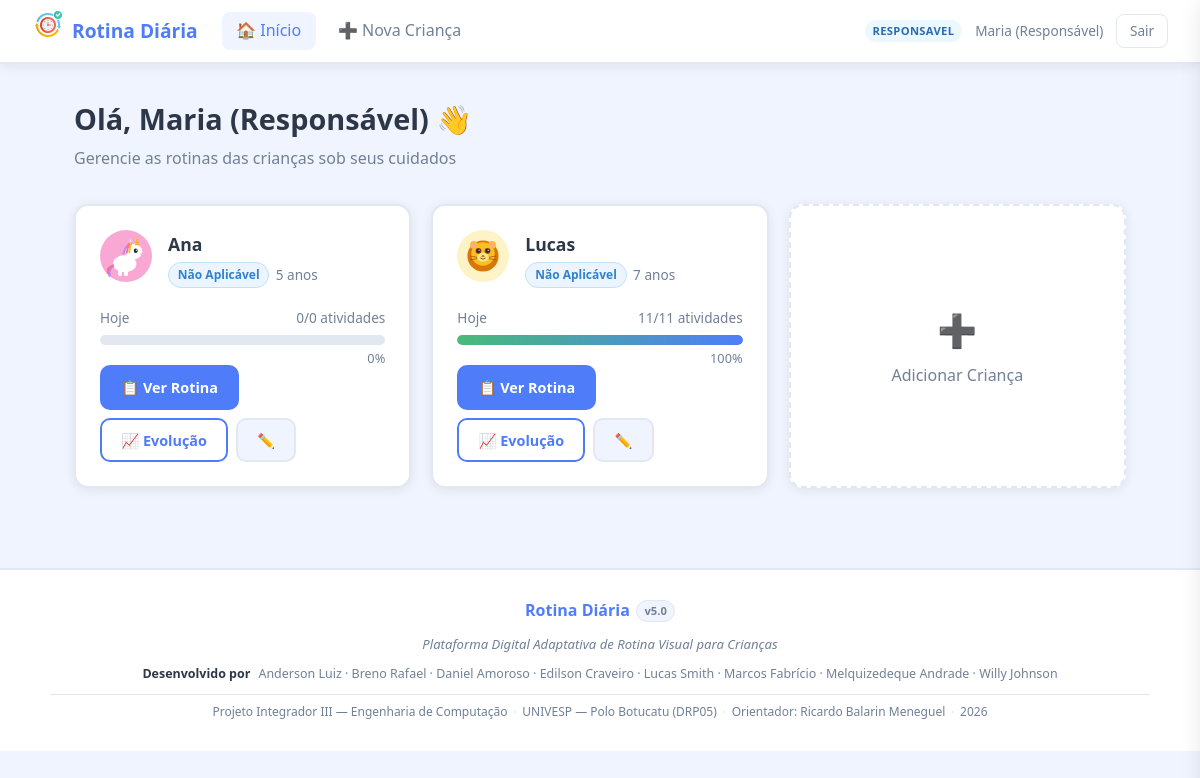
/dashboard (signed in), run on the app's committed database.
### tables this page shows
CREATE TABLE usuarios (
            id        INTEGER PRIMARY KEY AUTOINCREMENT,
            nome      TEXT NOT NULL,
            email     TEXT UNIQUE NOT NULL,
            senha     TEXT NOT NULL,
            perfil    TEXT NOT NULL DEFAULT 'responsavel',
            criado_em TIMESTAMP DEFAULT CURRENT_TIMESTAMP
        );

CREATE TABLE criancas (
            id             INTEGER PRIMARY KEY AUTOINCREMENT,
            nome           TEXT NOT NULL,
            idade          INTEGER,
            nivel_tea      TEXT DEFAULT 'Nível 1',
            observacoes    TEXT,
            responsavel_id INTEGER NOT NULL,
            criado_em      TIMESTAMP DEFAULT CURRENT_TIMESTAMP, foto TEXT, avatar TEXT,
            FOREIGN KEY (responsavel_id) REFERENCES usuarios(id)
        );

### app.py (the view)
@app.route('/dashboard')
def dashboard():
    if 'usuario_id' not in session:
        return redirect(url_for('login'))
    uid = session['usuario_id']
    criancas = criancas_do_usuario(uid)
    hoje = date.today().isoformat()
    db = get_db()
    stats = {}
    for c in criancas:
        total = db.execute(
            'SELECT COUNT(*) as t FROM rotina_itens WHERE crianca_id=?', (c['id'],)).fetchone()['t']
        conc = db.execute(
            'SELECT COUNT(*) as t FROM registros_evolucao WHERE crianca_id=? AND data=? AND concluido=1',
            (c['id'], hoje)).fetchone()['t']
        stats[c['id']] = {'total': total, 'concluidos': conc}
    return render_template('dashboard.html', criancas=criancas, stats=stats, hoje=hoje)

### app.py (called while the page is built)
def criancas_do_usuario(uid):
    db = get_db()
    return db.execute(
        '''SELECT c.*, u.nome AS responsavel_nome,
                  CASE WHEN c.responsavel_id = ? THEN 'dono' ELSE v.papel END AS meu_papel
           FROM criancas c
           JOIN usuarios u ON u.id = c.responsavel_id
           LEFT JOIN vinculos v ON v.crianca_id = c.id AND v.usuario_id = ?
           WHERE c.responsavel_id = ? OR v.usuario_id = ?
           ORDER BY c.nome''',
        (uid, uid, uid, uid)
    ).fetchall()

### database.py (called while the page is built)
def get_db():
    if 'db' not in g:
        g.db = sqlite3.connect(DATABASE)
        g.db.row_factory = sqlite3.Row
        g.db.execute('PRAGMA foreign_keys = ON')
    return g.db

### templates/dashboard.html (shortened to what this page needs)
{% extends "base.html" %}
{% from "avatares.html" import avatar_crianca, svg_avatar %}
{% block content %}
<div class="page-header">
    <h1>Olá, {{ session.usuario_nome }} 👋</h1>
    <p class="page-subtitle">Gerencie as rotinas das crianças sob seus cuidados</p>
</div>
{% if criancas %}
<div class="cards-grid">
    {% for crianca in criancas %}
    {% set s = stats[crianca.id] %}
    {% set pct = ((s.concluidos / s.total * 100)|int) if s.total > 0 else 0 %}
    <div class="crianca-card">
        <div class="crianca-card-header">
            {{ avatar_crianca(crianca) }}
            <div class="crianca-info">
                <h2>{{ crianca.nome }}</h2>
                <div style="display:flex;gap:.4rem;flex-wrap:wrap;align-items:center;margin-top:.25rem">
                    <span class="badge badge-tea">{{ crianca.nivel_tea }}</span>
                    <span class="crianca-idade">{{ crianca.idade }} anos</span>
                </div>
            </div>
        </div>
        <div class="progresso-dia">
            <div class="progresso-label">
                <span>Hoje</span>
                <span>{{ s.concluidos }}/{{ s.total }} atividades</span>
            </div>
            <div class="progress-bar">
                <div class="progress-fill" style="width:{{ pct }}%"></div>
            </div>
            <span class="progress-pct">{{ pct }}%</span>
        </div>
        <div class="crianca-card-actions">
            <a href="{{ url_for('perfil_crianca', cid=crianca.id) }}" class="btn btn-primary">📋 Ver Rotina</a>
            <a href="{{ url_for('evolucao', cid=crianca.id) }}" class="btn btn-outline">📈 Evolução</a>
            {% if crianca.meu_papel == 'dono' or crianca.meu_papel == 'colaborador' %}
            <a href="{{ url_for('editar_crianca', cid=crianca.id) }}" class="btn btn-ghost">✏️</a>
            {% endif %}
        </div>
    </div>
    {% endfor %}
    <a href="{{ url_for('nova_crianca') }}" class="crianca-card crianca-card-new">
        <div class="new-card-inner">
            <span class="new-card-icon">➕</span>
            <span>Adicionar Criança</span>
        </div>
    </a>
</div>
{% endif %}
{% endblock %}

### templates/base.html (shortened to what this page needs)
<!DOCTYPE html>
<html lang="pt-BR">
<head>
    <link rel="stylesheet" href="{{ url_for('static', filename='css/style.css') }}">
</head>
<body class="{% block body_class %}{% endblock %}">
{% if session.usuario_id %}
<nav class="navbar">
    <div class="nav-brand">
        <span class="nav-logo"><img src="{{ url_for('static', filename='img/logo.png') }}" alt="Logo"></span>
        <span class="nav-title">Rotina Diária</span>
    </div>
    <div class="nav-links" id="nav-links">
        <a href="{{ url_for('dashboard') }}" class="nav-link {% if request.endpoint == 'dashboard' %}active{% endif %}">🏠 Início</a>
        <a href="{{ url_for('nova_crianca') }}" class="nav-link">➕ Nova Criança</a>
    </div>
    <div class="nav-user">
        <span class="perfil-badge perfil-{{ session.usuario_perfil }}">{{ session.usuario_perfil }}</span>
        <span class="user-nome-text">{{ session.usuario_nome }}</span>
        <a href="{{ url_for('logout') }}" class="btn-logout">Sair</a>
    </div>
</nav>
{% endif %}
<main class="main-content {% if not session.usuario_id %}full-page{% endif %}">
    {% block content %}{% endblock %}
</main>
<footer class="rodape{% if not session.usuario_id %} rodape-auth{% endif %}">
    <div class="rodape-inner">
        <div class="rodape-brand">
            <span class="rodape-nome">Rotina Diária</span>
            <span class="rodape-versao">v5.0</span>
        </div>
        <div class="rodape-desc">
            Plataforma Digital Adaptativa de Rotina Visual para Crianças
        </div>
        <div class="rodape-equipe">
            <span class="rodape-label">Desenvolvido por</span>
            Anderson Luiz · Breno Rafael · Daniel Amoroso · Edilson Craveiro ·
            Lucas Smith · Marcos Fabrício · Melquizedeque Andrade · Willy Johnson
        </div>
        <div class="rodape-info">
            <span>Projeto Integrador III — Engenharia de Computação</span>
            <span class="rodape-sep">·</span>
            <span>UNIVESP — Polo Botucatu (DRP05)</span>
            <span class="rodape-sep">·</span>
            <span>Orientador: Ricardo Balarin Meneguel</span>
            <span class="rodape-sep">·</span>
            <span>2026</span>
        </div>
    </div>
</footer>
</body>
</html>

### templates/avatares.html (shortened to what this page needs)
{% macro avatar_crianca(crianca, classe='', tamanho='normal') %}
  {% if crianca.foto %}
    <div class="crianca-avatar foto-avatar {{ classe }} av-{{ tamanho }}">
      <img src="{{ url_for('static', filename='uploads/' + crianca.foto) }}" alt="{{ crianca.nome }}">
    </div>
  {% elif crianca.avatar %}
    <div class="crianca-avatar svg-avatar {{ classe }} av-{{ tamanho }}" title="{{ crianca.avatar }}">
    </div>
  {% else %}
    <div class="crianca-avatar {{ classe }} av-{{ tamanho }}">{{ crianca.nome[0]|upper }}</div>
  {% endif %}
{% endmacro %}

### data on the page
usuarios: usuario_perfil "RESPONSAVEL", usuario_nome "Maria (Responsável)"
criancas: avatar "unicornio" (drawn), nome "Ana", nivel_tea "Não Aplicável", idade "5", concluidos "0", total "0", pct "0"
criancas: avatar "leao" (drawn), nome "Lucas", nivel_tea "Não Aplicável", idade "7", concluidos "11", total "11", pct "100"
